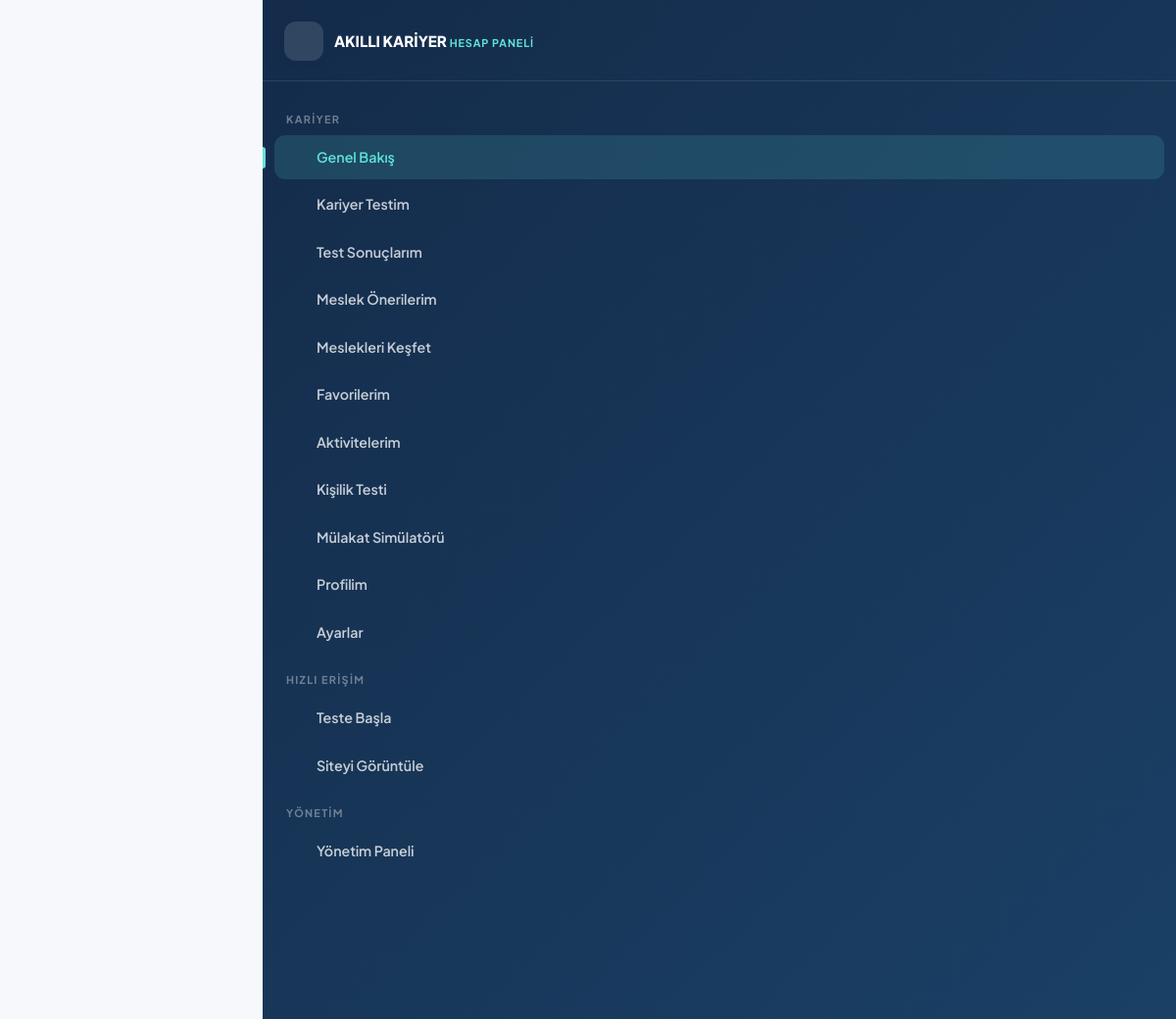
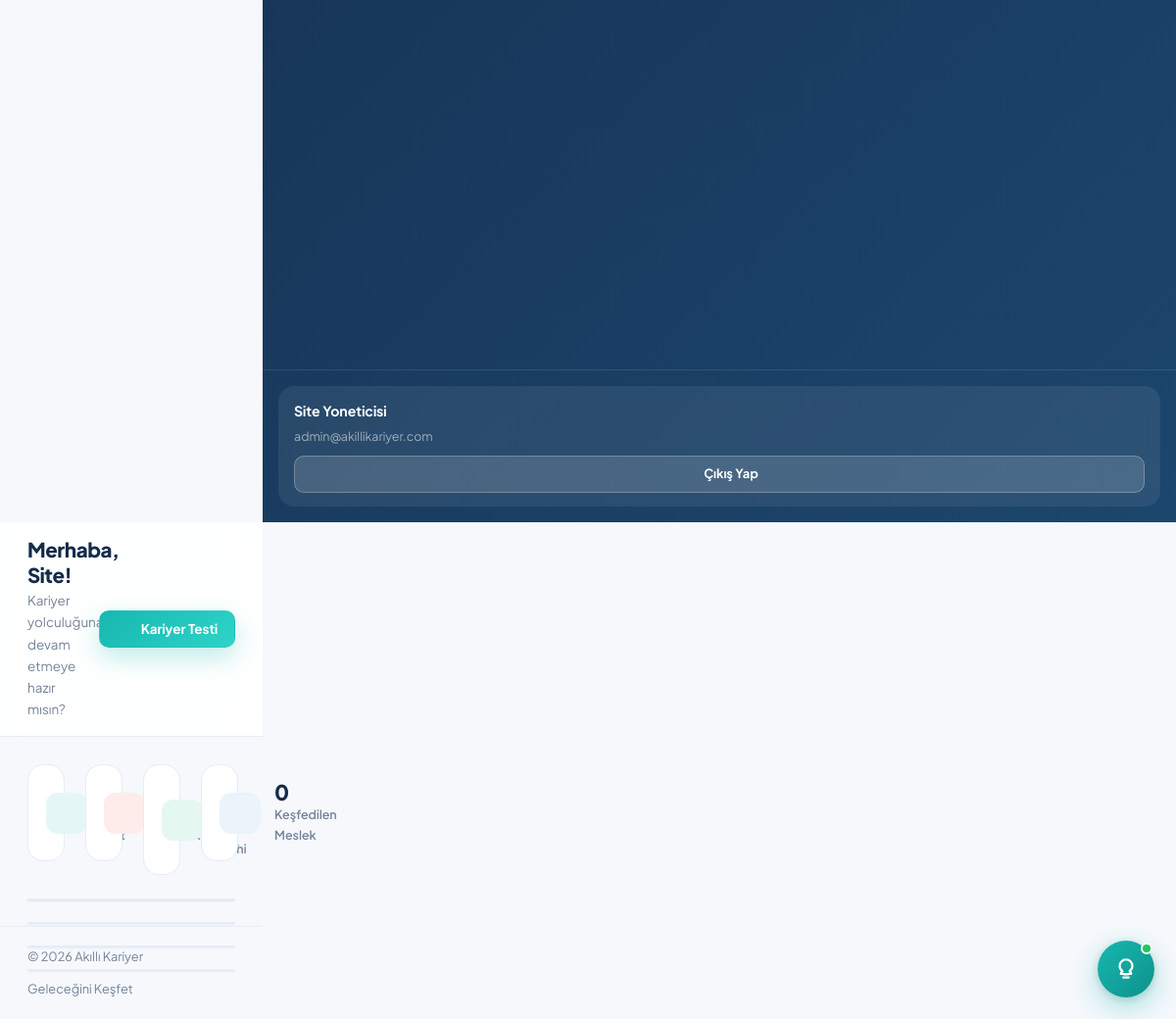
Page /dashboard/index.php (signed in) on the committed database (2 pictures, top to bottom).
### tables this page shows
CREATE TABLE `users` (
  `id` INT UNSIGNED NOT NULL AUTO_INCREMENT,
  `first_name` VARCHAR(60) NOT NULL,
  `last_name` VARCHAR(60) NOT NULL,
  `email` VARCHAR(190) NOT NULL,
  `password` VARCHAR(255) NOT NULL,
  `education_level` ENUM('ortaokul','lise','universite','diger') NOT NULL DEFAULT 'universite',
  `is_active` TINYINT(1) NOT NULL DEFAULT 1,
  `must_change_password` TINYINT(1) NOT NULL DEFAULT 0,
  `remember_token` VARCHAR(255) DEFAULT NULL,
  `email_verified_at` DATETIME DEFAULT NULL,
  `last_login_at` DATETIME DEFAULT NULL,
  `last_login_ip` VARCHAR(45) DEFAULT NULL,
  `created_at` DATETIME NOT NULL DEFAULT CURRENT_TIMESTAMP,
  `updated_at` DATETIME NOT NULL DEFAULT CURRENT_TIMESTAMP ON UPDATE CURRENT_TIMESTAMP,
  PRIMARY KEY (`id`),
  UNIQUE KEY `uq_users_email` (`email`),
  KEY `idx_users_active` (`is_active`),
  KEY `idx_users_created` (`created_at`)
);

CREATE TABLE `site_settings` (
  `id` INT UNSIGNED NOT NULL AUTO_INCREMENT,
  `setting_key` VARCHAR(80) NOT NULL,
  `setting_value` TEXT DEFAULT NULL,
  `setting_group` VARCHAR(50) NOT NULL DEFAULT 'genel',
  `setting_type` ENUM('text','number','textarea','color','boolean','select') NOT NULL DEFAULT 'text',
  `label` VARCHAR(150) DEFAULT NULL,
  `created_at` DATETIME NOT NULL DEFAULT CURRENT_TIMESTAMP,
  `updated_at` DATETIME NOT NULL DEFAULT CURRENT_TIMESTAMP ON UPDATE CURRENT_TIMESTAMP,
  PRIMARY KEY (`id`),
  UNIQUE KEY `uq_setting_key` (`setting_key`),
  KEY `idx_setting_group` (`setting_group`)
);

### includes/panel-header.php (shortened to what the rows shown need)
<?php
$panelTitle    = $panelTitle    ?? 'Panel';
$panelUser = Auth::user();
?><!DOCTYPE html>
<html lang="tr">
<head>
<link rel="stylesheet" href="<?= asset('assets/css/vendor-bootstrap.min.css') ?>">
<link rel="stylesheet" href="<?= asset('assets/css/style.css') ?>">
<link rel="stylesheet" href="<?= asset('assets/css/dashboard.css') ?>">
<link rel="stylesheet" href="<?= asset('assets/css/career-coach.css') ?>">
</head>
<body>
<div class="panel-layout" id="panel-layout">
  <aside class="panel-side" id="panel-side">
    <div class="panel-side-foot">
      <div class="psf-card">
        <strong><?= e($panelUser->fullName()) ?></strong>
        <p><?= e($panelUser->email) ?></p>
        <a href="<?= url('logout.php') ?>" class="btn btn-light btn-sm btn-block" style="font-size:.8rem">
          <?= icon('log-out', '', 15) ?> Çıkış Yap
        </a>
      </div>
    </div>
  </aside>
  <div class="panel-main">
    <header class="panel-topbar">
      <div class="flex-1">
        <h1><?= e($panelTitle) ?></h1>
      </div>
    </header>

### includes/panel-footer.php (shortened to what the rows shown need)
    <footer style="padding:20px 28px;border-top:1px solid var(--c-border);font-size:.8rem;color:var(--c-muted);display:flex;justify-content:space-between;gap:12px;flex-wrap:wrap">
      <span>&copy; <?= date('Y') ?> <?= e(setting('site_name', 'Akıllı Kariyer')) ?></span>
      <span><?= e(setting('site_slogan', 'Geleceğini Keşfet')) ?></span>
    </footer>
  </div>
</div>
</body>
</html>

### rows in the picture
users: $panelUser->fullName() "Site Yoneticisi", email "admin@akillikariyer.com"
site_settings: setting_value "Akıllı Kariyer"
site_settings: setting_value "Geleceğini Keşfet"

### other values in the picture
$item[3] "Genel Bakış"
$item[3] "Kariyer Testim"
$item[3] "Test Sonuçlarım"
$item[3] "Meslek Önerilerim"
$item[3] "Meslekleri Keşfet"
$item[3] "Favorilerim"
$item[3] "Aktivitelerim"
$item[3] "Kişilik Testi"
$item[3] "Mülakat Simülatörü"
$item[3] "Profilim"
$item[3] "Ayarlar"
$panelTitle "Merhaba, Site!"
$panelSubtitle "Kariyer yolculuğuna devam etmeye hazır mısın?"
$viewed "0"
